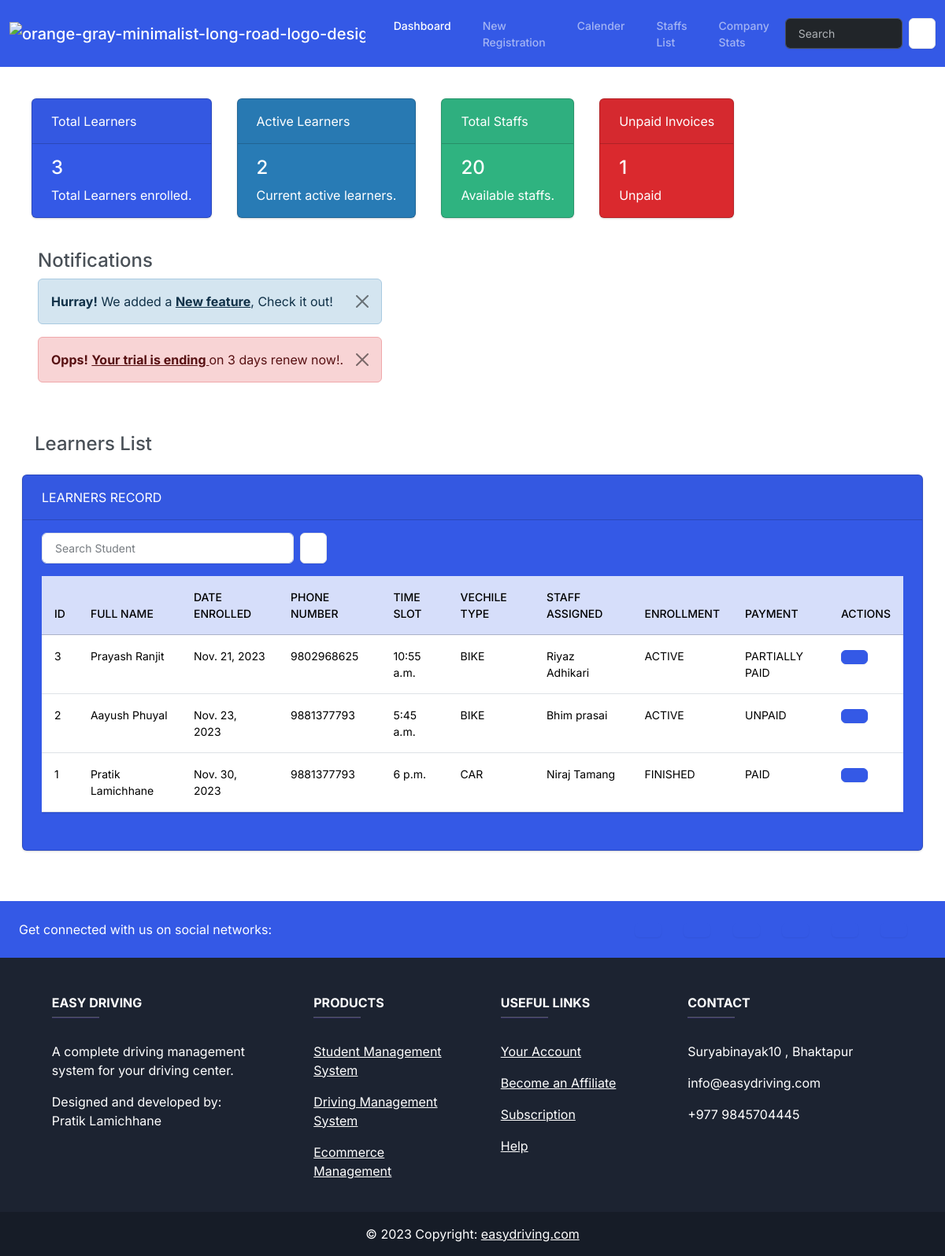
Before: / with the older database file.
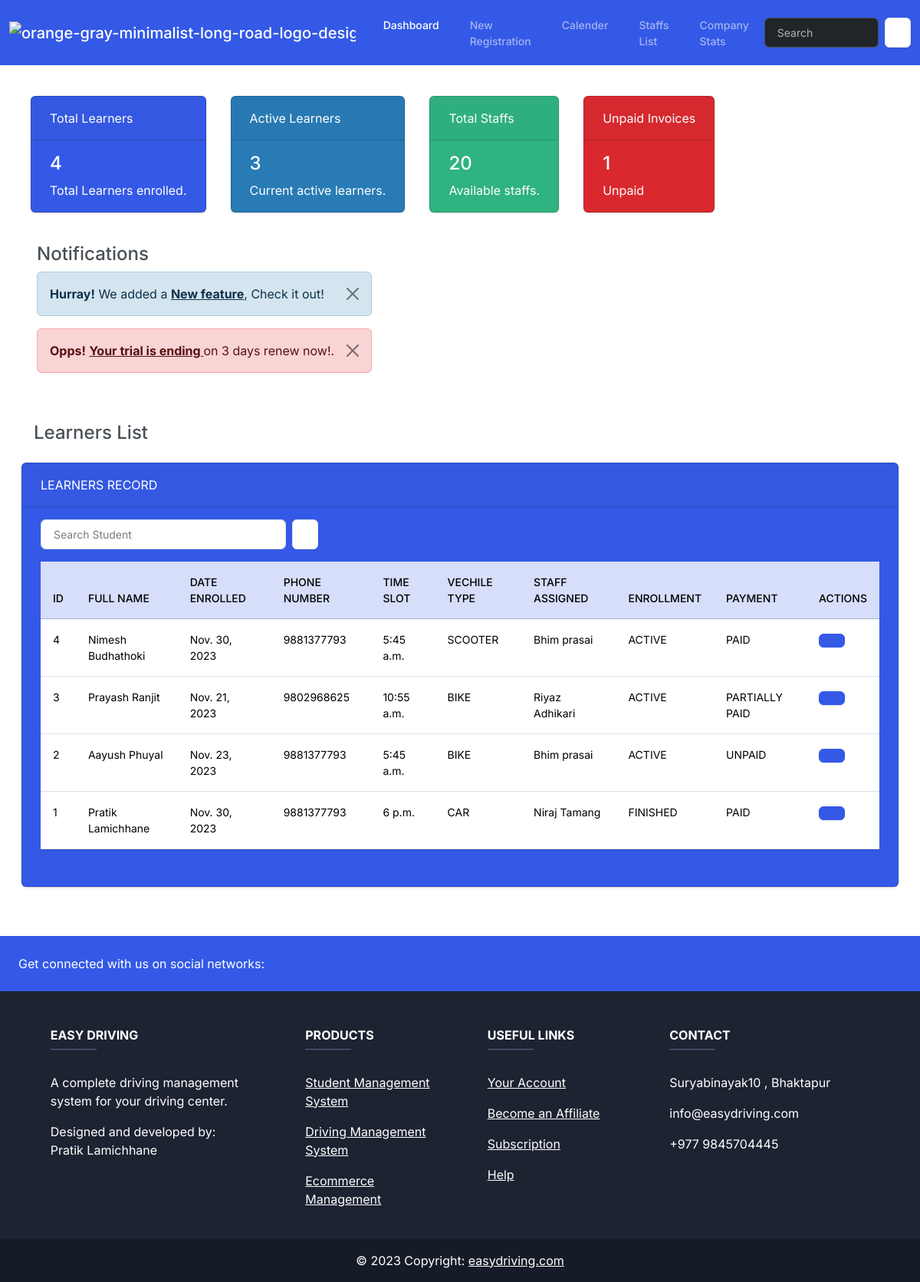
After: the same page with the newer database file.
### management/models.py (models this page shows, shortened)
class Student(models.Model):
    id = models.AutoField (primary_key=True)
    student_name = models.CharField(max_length=100)
    phone_number = models.IntegerField()
    date_enrolled = models.DateField()
    time_slot= models.TimeField()
    vehicle_type = models.CharField(max_length=9,
                  choices= VECHILE_CHOICES,
                  default="BIKE")
    enrollment_status = models.CharField(max_length=9,
                  choices= ENROLLMENT_STATUS,
                  default="ACTIVE")
    payment_status = models.CharField(max_length=30,
                  choices= PAYMENT_STATUS,
                  default="UNPAID")
    final_amount = models.PositiveIntegerField()
    staff_assigned = models.ForeignKey(
        Staffs,
        on_delete=models.SET_NULL,
        blank = True,
        null = True,
        related_name='students_assigned'
    )

class Staffs(models.Model):
    staff_id = models.AutoField (primary_key=True)
    staff_name = models.CharField(max_length=100)
    phone_number = models.IntegerField()
    tutor_type = models.CharField(max_length=50,
                  choices= TUTOR_TYPE,
                  default="BIKE/SCOOTER")
    def __str__(self):
        return  f'{self.staff_name}'

### management/views.py (the view)
# urls.py: path("" , views.index , name="index" ),
def index(request):
    return render(request , 'management/index.html' , {
        'students' : Student.objects.all().order_by('-id'),
        'total_students' : Student.objects.count(),
        'active_students_count' : Student.objects.filter(enrollment_status='ACTIVE').count(),
        'unpaid_invoices' : Student.objects.filter(payment_status='UNPAID').count(),
    })

### management/templates/management/index.html (shortened to what the changed rows need)
{% extends "management/base.html" %}
{% block body %}
<div class="stats-cards d-flex flex-wrap justify-content-between m-4">
    <div class="stats-container d-flex flex-wrap align-items-center ">
<div class="card text-white bg-primary m-3" style="max-width: 20rem;" bis_skin_checked="1">
    <div class="card-body" bis_skin_checked="1">
      <h4 class="card-title">{{total_students}} </h4>
      <p class="card-text">Total Learners enrolled.</p>
    </div>
  </div>
  <div class="card text-white bg-info m-3 " style="max-width: 20rem;" bis_skin_checked="1">
    <div class="card-body" bis_skin_checked="1">
      <h4 class="card-title">{{active_students_count}}  </h4>
      <p class="card-text">Current active learners.</p>
    </div>
  </div>
</div>
</div>
<div class="container-fluid">
  <div class="row">
    <div class="col-12">
      {% if students %}
      <div class="card text-white bg-primary m-3" bis_skin_checked="1">
        <div class="card-body" bis_skin_checked="1">
          <p class="card-text">
            <div class="table-responsive">
            <table class="table table-hover">
              <thead>
                <tr class="table-primary">
                  <th scope="col">ID</th>
                  <th scope="col">Full Name</th>
                  <th scope="col">Date Enrolled</th>
                  <th scope="col">Phone Number</th>
                  <th scope="col">Time Slot</th>
                  <th scope="col">Vechile Type</th>
                  <th scope="col">Staff Assigned</th>
                  <th scope="col">Enrollment</th>
                  <th scope="col">Payment</th>
                  <th scope="col">Actions</th>
                </tr>
              </thead>
             {% for student in students %}
             <tr>
              <td>{{ student.id }}</td>
              <td>{{ student.student_name }}</td>
              <td>{{ student.date_enrolled }}</td>
              <td>{{ student.phone_number }}</td>
              <td>{{ student.time_slot }}</td>
              <td>{{ student.vehicle_type }}</td>
              <td>{{ student.staff_assigned }}</td>
              <td>{{ student.enrollment_status}}</td>
              <td>{{ student.payment_status}}</td>
              <td><a type="button" class="btn btn-primary" href="{% url 'view_student' student.id%}" data-bs-toggle="modal" data-bs-target="#mymodal{{student.id}}"
                ></a>
              </td>
             </tr>
             {% endfor %}
            </table>
          </div>
          </p>
        </div>
      {% endif %}
      </div>
    </div>
  </div>
</div>
{% endblock body %}

Changed rows visible on the page:
added Student: id "4", student_name "Nimesh Budhathoki", date_enrolled "Nov. 30, 2023", phone_number "9881377793", time_slot "5:45 a.m.", vehicle_type "SCOOTER", staff_assigned "Bhim prasai", enrollment_status "ACTIVE", payment_status "PAID"
Other visible differences:
{{ total_students }}: "3" → "4"
{{ active_students_count }}: "2" → "3"
